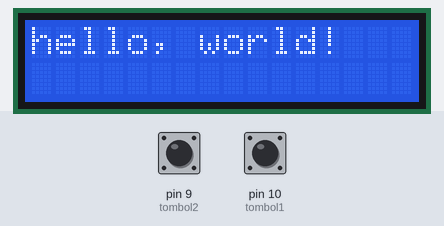
This sketch was run on a simulated Arduino Uno, built with avr-gcc and run on an emulated ATmega328P. Shown: 16×2 character LCD. The test bench sets the inputs (shaded band); at power-on: pin 9 (tombol2) LOW, pin 10 (tombol1) HIGH.

Above: at 0.1 s.
At 1.43 s:
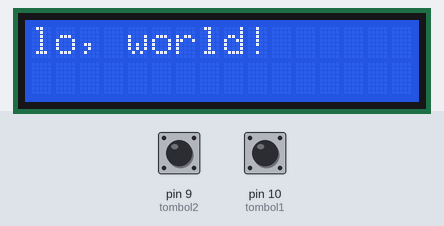
At 2.19 s:
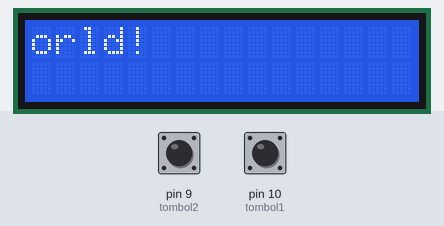
At 2.9 s:
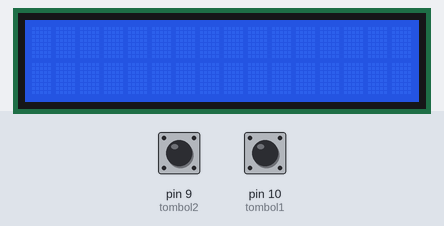
At 5.19 s:
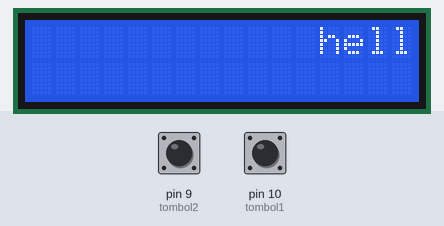
At 7.59 s:
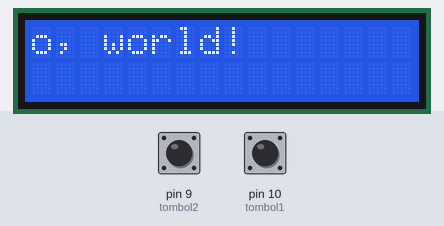

Measured:
- by itself, everything shown: repeats every 6.0 s, in 29 steps
- what the display in image 3 shows lasts 1.8 s, from 2.9 s to 4.7 s

The sketch:

2c.ino
```cpp
#include <LiquidCrystal.h>
LiquidCrystal lcd(12,11,5,4,3,2);
int tombol1 = 10;
int tombol2 = 9;
void setup(){
  lcd.begin(16,2);
  lcd.print("hello, world!");
  delay(1000);
  pinMode(tombol1,INPUT);
  pinMode(tombol2,INPUT);
}
void loop(){
  if(digitalRead(tombol1)==LOW){
    for (int positionCounter = 0;
       positionCounter < 19;
       positionCounter++){
        lcd.scrollDisplayRight();
        delay(150);
       }
  } else if(digitalRead(tombol2)==LOW){
    for (int positionCounter = 0;
       positionCounter < 13;
       positionCounter++){
        lcd.scrollDisplayLeft();
        delay(150);
       }
  }
}
```
